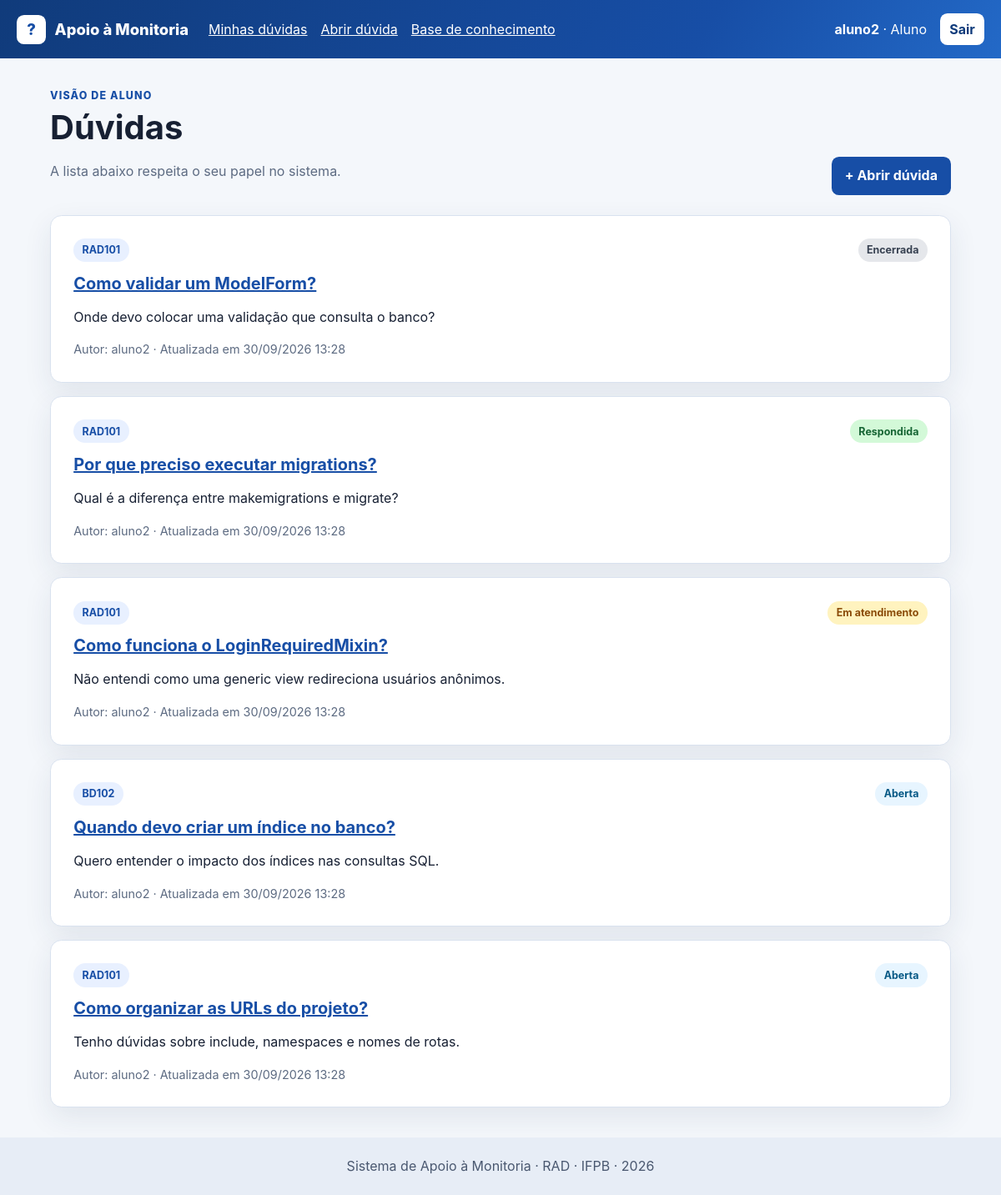
Screenshot of / (signed in) with the database file from the repository.
### monitoria/models.py (models this page shows, shortened)
class Duvida(models.Model):
    class Situacao(models.TextChoices):
        ABERTA = "ABERTA", "Aberta"
        EM_ATENDIMENTO = "EM_ATENDIMENTO", "Em atendimento"
        RESPONDIDA = "RESPONDIDA", "Respondida"
        ENCERRADA = "ENCERRADA", "Encerrada"
    titulo = models.CharField(max_length=160)
    descricao = models.TextField()
    disciplina = models.ForeignKey(
        Disciplina,
        on_delete=models.PROTECT,
        related_name="duvidas",
    )
    autor = models.ForeignKey(
        settings.AUTH_USER_MODEL,
        on_delete=models.PROTECT,
        related_name="duvidas_abertas",
    )
    monitor_responsavel = models.ForeignKey(
        settings.AUTH_USER_MODEL,
        blank=True,
        null=True,
        on_delete=models.PROTECT,
        related_name="duvidas_assumidas",
    )
    resposta = models.TextField(blank=True)
    situacao = models.CharField(
        max_length=20,
        choices=Situacao.choices,
        default=Situacao.ABERTA,
    )
    aberta_em = models.DateTimeField(auto_now_add=True)
    atualizada_em = models.DateTimeField(auto_now=True)
    class Meta:
        ordering = ("-atualizada_em", "-pk")
        verbose_name_plural = "Dúvidas"

class Disciplina(models.Model):
    nome = models.CharField(max_length=120)
    codigo = models.CharField(max_length=20, unique=True)
    ativa = models.BooleanField(default=True)
    monitores = models.ManyToManyField(
        settings.AUTH_USER_MODEL,
        blank=True,
        related_name="disciplinas_monitoradas",
    )
    class Meta:
        ordering = ("codigo",)

### monitoria/views.py (the view)
# urls.py: path("", views.ListaDuvidasView.as_view(), name="lista_duvidas"),
class ListaDuvidasView(LoginRequiredMixin, ListView):
    template_name = "monitoria/lista_duvidas.html"
    context_object_name = "duvidas"
    def get_queryset(self):
        return duvidas_visiveis_para(self.request.user)
    def get_context_data(self, **kwargs):
        contexto = super().get_context_data(**kwargs)
        contexto["papel"] = papel_do_usuario(self.request.user)
        return contexto

### monitoria/context_processors.py (called while the page is built)
def papeis(request):
    if not request.user.is_authenticated:
        return {"papel_usuario": "", "eh_monitor": False}
    return {
        "papel_usuario": papel_do_usuario(request.user),
        "eh_monitor": pertence_ao_grupo(request.user, GRUPO_MONITORES),
    }

### monitoria/roles.py (called while the page is built)
def pertence_ao_grupo(usuario, nome_grupo):
    return usuario.is_authenticated and usuario.groups.filter(name=nome_grupo).exists()

def papel_do_usuario(usuario):
    if pertence_ao_grupo(usuario, GRUPO_PROFESSORES):
        return "Professor"
    if pertence_ao_grupo(usuario, GRUPO_MONITORES):
        return "Monitor"
    return "Aluno"

### monitoria/selectors.py (called while the page is built)
def duvidas_visiveis_para(usuario):
    consulta = Duvida.objects.select_related(
        "disciplina",
        "autor",
        "monitor_responsavel",
    )
    if pertence_ao_grupo(usuario, GRUPO_PROFESSORES):
        return consulta
    if pertence_ao_grupo(usuario, GRUPO_MONITORES):
        return consulta.filter(disciplina__monitores=usuario).distinct()
    return consulta.filter(autor=usuario)

### templates/monitoria/lista_duvidas.html (shortened to what this page needs)
{% extends "base.html" %}
{% block conteudo %}
<div class="cabecalho-pagina">
    <div>
        <p class="rotulo">Visão de {{ papel }}</p>
        <h1>Dúvidas</h1>
        <p class="texto-suave">A lista abaixo respeita o seu papel no sistema.</p>
    </div>
    <a class="botao" href="{% url 'monitoria:abrir_duvida' %}">+ Abrir dúvida</a>
</div>
<section class="grade-cards">
    {% for duvida in duvidas %}
        <article class="card">
            <div class="card__topo">
                <span class="etiqueta">{{ duvida.disciplina.codigo }}</span>
                <span class="status status--{{ duvida.situacao|lower }}">{{ duvida.get_situacao_display }}</span>
            </div>
            <h2><a href="{% url 'monitoria:detalhe_duvida' duvida.pk %}">{{ duvida.titulo }}</a></h2>
            <p>{{ duvida.descricao|truncatewords:28 }}</p>
            <p class="meta">
                Autor: {{ duvida.autor.username }} · Atualizada em {{ duvida.atualizada_em|date:"d/m/Y H:i" }}
            </p>
        </article>
    {% empty %}
        <div class="estado-vazio">
            <h2>Nenhuma dúvida nesta visão</h2>
            <p>Abra uma nova dúvida ou entre com outra conta para testar os diferentes papéis.</p>
        </div>
    {% endfor %}
</section>
{% endblock %}

### templates/base.html (shortened to what this page needs)
{% load static %}
<!DOCTYPE html>
<html lang="pt-br">
<head>
    <link rel="stylesheet" href="{% static 'css/app.css' %}">
</head>
<body>
    <header class="topo">
        <div class="topo__conteudo">
            <a class="marca" href="{% url 'monitoria:lista_duvidas' %}">
                <span class="marca__icone">?</span>
                <span>Apoio à Monitoria</span>
            </a>
            <nav class="menu" aria-label="Navegação principal">
                {% if user.is_authenticated %}
                    <a href="{% url 'monitoria:lista_duvidas' %}">Minhas dúvidas</a>
                    <a href="{% url 'monitoria:abrir_duvida' %}">Abrir dúvida</a>
                    <a href="{% url 'monitoria:base_conhecimento' %}">Base de conhecimento</a>
                {% endif %}
            </nav>
            <div class="usuario">
                {% if user.is_authenticated %}
                    <span><strong>{{ user.username }}</strong> · {{ papel_usuario }}</span>
                    <form method="post" action="{% url 'logout' %}">
                        <button class="botao botao--claro botao--compacto" type="submit">Sair</button>
                    </form>
                {% else %}
                    <a href="{% url 'login' %}">Entrar</a>
                    <a class="botao botao--claro" href="{% url 'monitoria:cadastro' %}">Criar conta</a>
                {% endif %}
            </div>
        </div>
    </header>
    <main class="conteudo">
        {% block conteudo %}{% endblock %}
    </main>
    <footer class="rodape">
        <div>Sistema de Apoio à Monitoria · RAD · IFPB · {% now "Y" %}</div>
    </footer>
</body>
</html>

### static/css/app.css (style rules this page uses)
:root { color-scheme: light; font-family: Inter, ui-sans-serif, system-ui, -apple-system, BlinkMacSystemFont, "Segoe UI", sans-serif; color: #172033; background: #f4f7fb; line-height: 1.55; --azul: #174ea6; --azul-escuro: #103b7b; --verde: #087f5b; --borda: #d9e2ef; --suave: #5d6b82; --sombra: 0 12px 34px rgba(32, 55, 90, .09); }
* { box-sizing: border-box; }
body { display: flex; flex-direction: column; margin: 0; min-height: 100vh; }
a { color: var(--azul); }
h1, h2 { line-height: 1.2; }
h1 { font-size: clamp(1.8rem, 4vw, 2.5rem); margin: .25rem 0 .5rem; }
h2 { font-size: 1.25rem; }
.topo { background: linear-gradient(120deg, #103b7b, #174ea6 70%, #2369c7); color: white; padding: 1rem; }
.topo__conteudo { align-items: center; display: grid; gap: 1rem 1.5rem; grid-template-columns: auto 1fr auto; margin: auto; max-width: 1160px; }
.marca { align-items: center; color: white; display: inline-flex; font-size: 1.15rem; font-weight: 800; gap: .65rem; text-decoration: none; }
.marca__icone { align-items: center; background: white; border-radius: .55rem; color: var(--azul); display: inline-flex; font-size: 1.15rem; height: 2.2rem; justify-content: center; width: 2.2rem; }
.menu, .usuario { align-items: center; display: flex; flex-wrap: wrap; gap: .55rem 1rem; }
.menu a, .usuario a { color: white; }
.usuario { justify-content: flex-end; }
.usuario form { margin: 0; }
.conteudo { margin: 2.2rem auto; width: min(1080px, calc(100% - 2rem)); }
.cabecalho-pagina { align-items: end; display: flex; gap: 1rem; justify-content: space-between; margin-bottom: 1.5rem; }
.rotulo { color: var(--azul); font-size: .78rem; font-weight: 800; letter-spacing: .09em; margin: 0; text-transform: uppercase; }
.texto-suave, .meta { color: var(--suave); }
.meta { font-size: .9rem; }
.painel, .card, .busca, .estado-vazio { background: white; border: 1px solid var(--borda); border-radius: .85rem; box-shadow: var(--sombra); padding: clamp(1.15rem, 3vw, 1.7rem); }
.grade-cards { display: grid; gap: 1rem; }
.card h2 { margin: .85rem 0 .4rem; }
.card p:last-child { margin-bottom: 0; }
.card__topo { align-items: center; display: flex; flex-wrap: wrap; gap: .7rem; justify-content: space-between; }
.etiqueta, .status { border-radius: 999px; display: inline-block; font-size: .78rem; font-weight: 750; padding: .28rem .65rem; }
.etiqueta { background: #e8f0ff; color: #174ea6; }
.status--aberta { background: #e7f5ff; color: #075985; }
.status--em_atendimento { background: #fff3bf; color: #8a4b08; }
.status--respondida { background: #d3f9d8; color: #166534; }
.status--encerrada { background: #e5e7eb; color: #374151; }
.botao { background: var(--azul); border: 0; border-radius: .55rem; color: white; cursor: pointer; display: inline-block; font: inherit; font-weight: 750; padding: .65rem 1rem; text-decoration: none; }
.botao--claro { background: white; color: var(--azul-escuro) !important; }
.botao--compacto { padding: .42rem .7rem; }
.rodape { background: #e7edf6; color: #4a5870; margin-top: auto; padding: 1.4rem 1rem; text-align: center; }

### rows the page displays
Duvida: disciplina.codigo "RAD101", situacao "Encerrada", titulo "Como validar um ModelForm?", descricao "Onde devo colocar uma validação que consulta o banco?", autor.username "aluno2", atualizada_em "30/09/2026 13:28"
Duvida: disciplina.codigo "RAD101", situacao "Respondida", titulo "Por que preciso executar migrations?", descricao "Qual é a diferença entre makemigrations e migrate?", autor.username "aluno2", atualizada_em "30/09/2026 13:28"
Duvida: disciplina.codigo "RAD101", situacao "Em atendimento", titulo "Como funciona o LoginRequiredMixin?", descricao "Não entendi como uma generic view redireciona usuários anônimos.", autor.username "aluno2", atualizada_em "30/09/2026 13:28"
Duvida: disciplina.codigo "BD102", situacao "Aberta", titulo "Quando devo criar um índice no banco?", descricao "Quero entender o impacto dos índices nas consultas SQL.", autor.username "aluno2", atualizada_em "30/09/2026 13:28"
Duvida: disciplina.codigo "RAD101", situacao "Aberta", titulo "Como organizar as URLs do projeto?", descricao "Tenho dúvidas sobre include, namespaces e nomes de rotas.", autor.username "aluno2", atualizada_em "30/09/2026 13:28"

### other values shown
{{ user.username }} "aluno2"
{{ papel_usuario }} "Aluno"
{{ papel }} "ALUNO"
